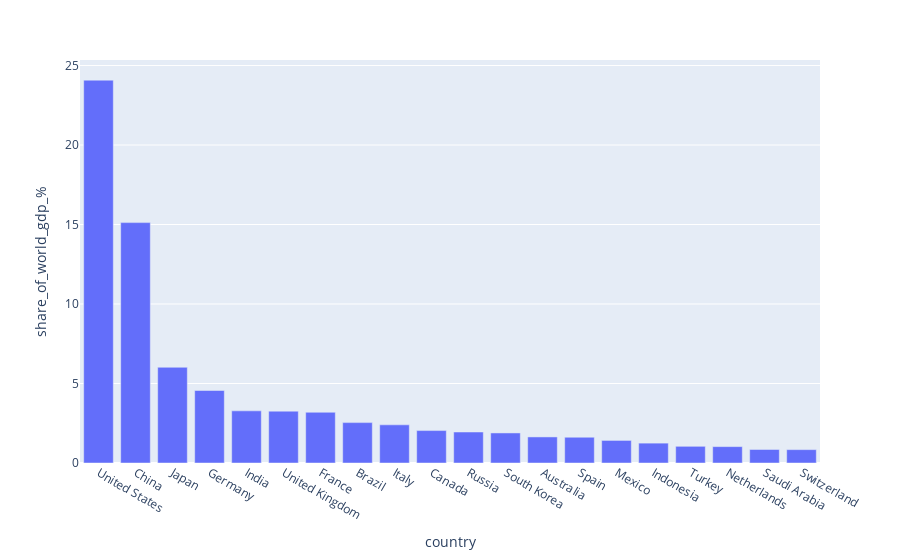

The code cell stored with this chart in its notebook:
### Markdown cell above
### bar plot: share of world gdp, top 20

### Code cell
fig = px.bar(df_gdp.sort_values('share_of_world_gdp_%', ascending = False).head(20),
             x = 'country', y = 'share_of_world_gdp_%')

fig.show()
plt.show()

### Figure 1 — Plotly figure (JSON) as saved in the notebook; plotly's stock layout.template omitted (floating-point values rounded to 4 significant figures)
{"data": [{"alignmentgroup": "True", "hoverlabel": {"namelength": 0}, "hovertemplate": "country=%{x}<br>share_of_world_gdp_%=%{y}", "legendgroup": "", "marker": {"color": "#636efa"}, "name": "", "offsetgroup": "", "orientation": "v", "showlegend": false, "textposition": "auto", "type": "bar", "x": ["United States", "China", "Japan", "Germany", "India", "United Kingdom", "France", "Brazil", "Italy", "Canada", "Russia", "South Korea", "Australia", "Spain", "Mexico", "Indonesia", "Turkey", "Netherlands", "Saudi Arabia", "Switzerland"], "xaxis": "x", "y": [24.08, 15.12, 6.02, 4.56, 3.28, 3.26, 3.19, 2.54, 2.4, 2.04, 1.95, 1.89, 1.64, 1.62, 1.42, 1.25, 1.05, 1.03, 0.85, 0.84], "yaxis": "y"}], "layout": {"barmode": "relative", "legend": {"tracegroupgap": 0}, "margin": {"t": 60}, "xaxis": {"anchor": "y", "domain": [0, 1], "title": {"text": "country"}}, "yaxis": {"anchor": "x", "domain": [0, 1], "title": {"text": "share_of_world_gdp_%"}}}}
